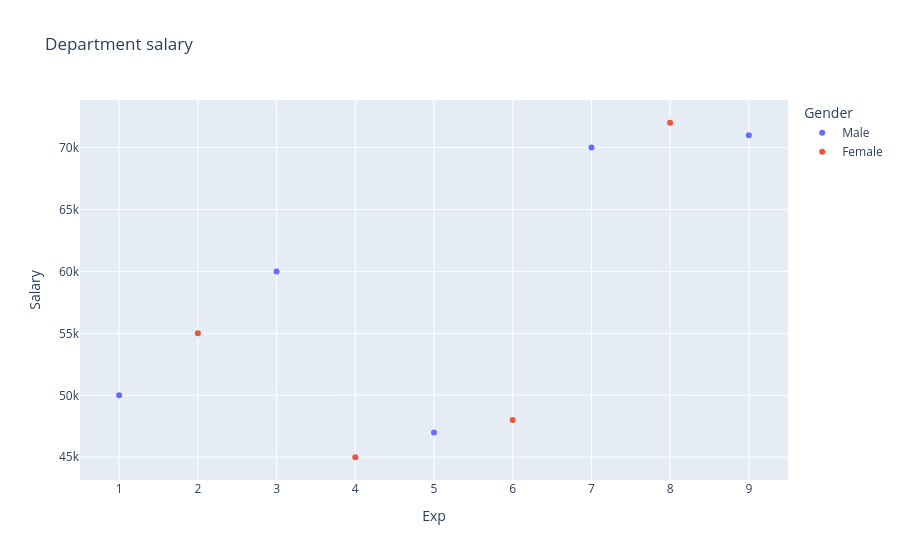

The notebook cell saved with this chart:
### Markdown cell above
Scatter Plot

### Code cell
data={'Department':['IT','IT','IT','HR','HR','HR','FINANCE','FINANCE',
                   'FINANCE'],
     'Gender':['Male','Female','Male','Female','Male','Female','Male',
               'Female','Male'],
     'Salary':[50000,55000,60000,45000,47000,48000,70000,72000,71000],
     'Exp':[1,2,3,4,5,6,7,8,9]}
df=pd.DataFrame(data)
fig=px.scatter(df,x='Exp',y='Salary',color='Gender',title='Department salary')
fig.show()

### Figure 1 — Plotly figure (JSON) as saved in the notebook; plotly's stock layout.template omitted (floating-point values rounded to 4 significant figures)
{"data": [{"hovertemplate": "Gender=Male<br>Exp=%{x}<br>Salary=%{y}<extra></extra>", "legendgroup": "Male", "marker": {"color": "#636efa", "symbol": "circle"}, "mode": "markers", "name": "Male", "orientation": "v", "showlegend": true, "type": "scatter", "x": [1, 3, 5, 7, 9], "xaxis": "x", "y": [50000, 60000, 47000, 70000, 71000], "yaxis": "y"}, {"hovertemplate": "Gender=Female<br>Exp=%{x}<br>Salary=%{y}<extra></extra>", "legendgroup": "Female", "marker": {"color": "#EF553B", "symbol": "circle"}, "mode": "markers", "name": "Female", "orientation": "v", "showlegend": true, "type": "scatter", "x": [2, 4, 6, 8], "xaxis": "x", "y": [55000, 45000, 48000, 72000], "yaxis": "y"}], "layout": {"legend": {"title": {"text": "Gender"}, "tracegroupgap": 0}, "title": {"text": "Department salary"}, "xaxis": {"anchor": "y", "domain": [0, 1], "title": {"text": "Exp"}}, "yaxis": {"anchor": "x", "domain": [0, 1], "title": {"text": "Salary"}}}}
